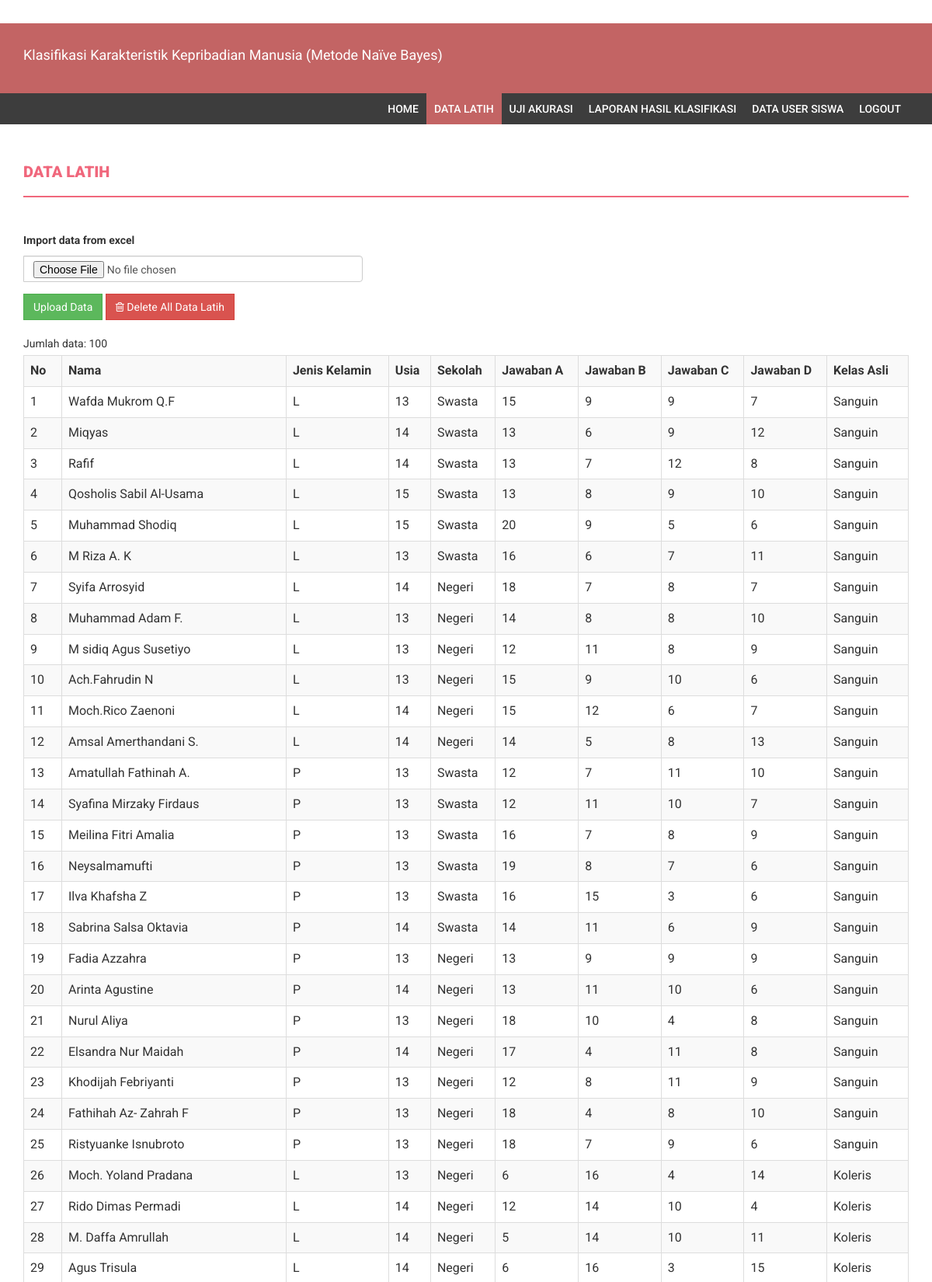
/index.php?menu=data_latih (signed in, upper part), run on the app's committed database.
### tables this page shows
CREATE TABLE `data_latih` (
  `id` int(11) NOT NULL AUTO_INCREMENT,
  `nama` varchar(200) DEFAULT NULL,
  `jenis_kelamin` enum('L','P') DEFAULT NULL,
  `usia` int(11) DEFAULT NULL,
  `sekolah` varchar(100) DEFAULT NULL,
  `jawaban_a` int(11) DEFAULT NULL,
  `jawaban_b` int(11) DEFAULT NULL,
  `jawaban_c` int(11) DEFAULT NULL,
  `jawaban_d` int(11) DEFAULT NULL,
  `kelas_asli` varchar(100) DEFAULT NULL,
  PRIMARY KEY (`id`)
);

### database.php (called while the page is built, shortened)
<?php
class database {
    private $servername;
    private $user_db;
    private $password_db;
    private $database;
    private $koneksi;
    function database() {
        return $this->connect_db();
    }
    function load_conf_db() {
        $path = dirname(__FILE__) . '/koneksi.php';
        if (file_exists($path)) {
            $conf = include $path;
            $this->servername = @$conf['host'];
            $this->database = @$conf['dbname'];
            $this->user_db = @$conf['username'];
            $this->password_db = @$conf['password'];
        }
    }
    public function connect_db() {
        $this->koneksi = mysqli_connect($this->servername, $this->user_db, $this->password_db, $this->database);
        return $this->koneksi;
    }
    function db_query($sql) {
        $conn = $this->koneksi;
        return mysqli_query($conn, $sql);
    }
    function db_fetch_array($result) {
        return mysqli_fetch_array($result);
    }
    function db_num_rows($result) {
        return mysqli_num_rows($result);
    }
}
?>

### koneksi.php (called while the page is built)
<?php
return array(
    'host' => "localhost",
    'username' => "root",
    'password' => "",
    'dbname' => "kepribadian_naive_bayes",
);
?>

### data_latih.php (the view, shortened to what this page needs)
<?php
include_once "database.php";
?>
<div class="content-wrapper">
    <div class="container">
        <div class="row">
            <div class="col-md-12">
                <h4 class="page-head-line">Data Latih</h4>
            </div>
        </div>
        <?php
        $db_object = new database();
                ?>
            <?php
        $sql = "SELECT * FROM data_latih";
        $query = $db_object->db_query($sql);
        $jumlah = $db_object->db_num_rows($query);
        ?>
        <div class="row">
            <div class="col-md-12">
                <form method="post" enctype="multipart/form-data" action="">
                    <div class="form-group">
                        <div class="input-group">
                            <label>Import data from excel</label>
                            <input name="file_data_latih" type="file" class="form-control">
                        </div>
                    </div>
                    <div class="form-group">
                        <input name="submit" type="submit" value="Upload Data" class="btn btn-success">
                        <button name="delete" type="submit"  class="btn btn-danger" onclick="">
                            <i class="fa fa-trash-o"></i> Delete All Data Latih
                        </button>
                    </div>
                </form>
                <?php
                echo "Jumlah data: " . $jumlah . "<br>";
                if ($jumlah == 0) {
                    echo "Data kosong...";
                }
                else {
                    ?>
                    <table class='table table-bordered table-striped  table-hover'>
                        <tr>
                            <th>No</th>
                            <th>Nama</th>
                            <th>Jenis Kelamin</th>
                            <th>Usia</th>
                            <th>Sekolah</th>
                            <th>Jawaban A</th>
                            <th>Jawaban B</th>
                            <th>Jawaban C</th>
                            <th>Jawaban D</th>
                            <th>Kelas Asli</th>
                        </tr>
                        <?php
                        $no = 1;
                        while ($row = $db_object->db_fetch_array($query)) {
                            echo "<tr>";
                            echo "<td>" . $no . "</td>";
                            echo "<td>" . $row['nama'] . "</td>";
                            echo "<td>" . $row['jenis_kelamin'] . "</td>";
                            echo "<td>" . $row['usia'] . "</td>";
                            echo "<td>" . $row['sekolah'] . "</td>";
                            echo "<td>" . $row['jawaban_a'] . "</td>";
                            echo "<td>" . $row['jawaban_b'] . "</td>";
                            echo "<td>" . $row['jawaban_c'] . "</td>";
                            echo "<td>" . $row['jawaban_d'] . "</td>";
                            echo "<td>" . $row['kelas_asli'] . "</td>";
                            echo "</tr>";
                            $no++;
                        }
                        ?>
                    </table>
                    <?php
                }
                ?>
            </div>
        </div>
    </div>
</div>

### assets/css/style.css (style rules this page uses)
body { font-family: 'Roboto', sans-serif; line-height: 30px; }
.content-wrapper { margin-top: 40px; min-height: 600px; padding-bottom: 60px; }
.page-head-line { font-weight: 900; padding-bottom: 20px; border-bottom: 2px solid #F0677C; text-transform: uppercase; color: #F0677C; font-size: 20px; margin-bottom: 40px; }
.btn { border-radius: 0px; -webkit-border-radius: 0px; -moz-border-radius: 0px; }

### data on the page
data_latih: nama "Wafda Mukrom Q.F", jenis_kelamin "L", usia "13", sekolah "Swasta", jawaban_a "15", jawaban_b "9", jawaban_c "9", jawaban_d "7", kelas_asli "Sanguin"
data_latih: nama "Miqyas", jenis_kelamin "L", usia "14", sekolah "Swasta", jawaban_a "13", jawaban_b "6", jawaban_c "9", jawaban_d "12", kelas_asli "Sanguin"
data_latih: nama "Rafif", jenis_kelamin "L", usia "14", sekolah "Swasta", jawaban_a "13", jawaban_b "7", jawaban_c "12", jawaban_d "8", kelas_asli "Sanguin"
data_latih: nama "Qosholis Sabil Al-Usama", jenis_kelamin "L", usia "15", sekolah "Swasta", jawaban_a "13", jawaban_b "8", jawaban_c "9", jawaban_d "10", kelas_asli "Sanguin"
data_latih: nama "Muhammad Shodiq", jenis_kelamin "L", usia "15", sekolah "Swasta", jawaban_a "20", jawaban_b "9", jawaban_c "5", jawaban_d "6", kelas_asli "Sanguin"
data_latih: nama "M Riza A. K", jenis_kelamin "L", usia "13", sekolah "Swasta", jawaban_a "16", jawaban_b "6", jawaban_c "7", jawaban_d "11", kelas_asli "Sanguin"
data_latih: nama "Syifa Arrosyid", jenis_kelamin "L", usia "14", sekolah "Negeri", jawaban_a "18", jawaban_b "7", jawaban_c "8", jawaban_d "7", kelas_asli "Sanguin"
data_latih: nama "Muhammad Adam F.", jenis_kelamin "L", usia "13", sekolah "Negeri", jawaban_a "14", jawaban_b "8", jawaban_c "8", jawaban_d "10", kelas_asli "Sanguin"
data_latih: nama "M sidiq Agus Susetiyo", jenis_kelamin "L", usia "13", sekolah "Negeri", jawaban_a "12", jawaban_b "11", jawaban_c "8", jawaban_d "9", kelas_asli "Sanguin"
data_latih: nama "Ach.Fahrudin N", jenis_kelamin "L", usia "13", sekolah "Negeri", jawaban_a "15", jawaban_b "9", jawaban_c "10", jawaban_d "6", kelas_asli "Sanguin"
data_latih: nama "Moch.Rico Zaenoni", jenis_kelamin "L", usia "14", sekolah "Negeri", jawaban_a "15", jawaban_b "12", jawaban_c "6", jawaban_d "7", kelas_asli "Sanguin"
data_latih: nama "Amsal Amerthandani S.", jenis_kelamin "L", usia "14", sekolah "Negeri", jawaban_a "14", jawaban_b "5", jawaban_c "8", jawaban_d "13", kelas_asli "Sanguin"
data_latih: nama "Amatullah Fathinah A.", jenis_kelamin "P", usia "13", sekolah "Swasta", jawaban_a "12", jawaban_b "7", jawaban_c "11", jawaban_d "10", kelas_asli "Sanguin"
data_latih: nama "Syafina Mirzaky Firdaus", jenis_kelamin "P", usia "13", sekolah "Swasta", jawaban_a "12", jawaban_b "11", jawaban_c "10", jawaban_d "7", kelas_asli "Sanguin"
data_latih: nama "Meilina Fitri Amalia", jenis_kelamin "P", usia "13", sekolah "Swasta", jawaban_a "16", jawaban_b "7", jawaban_c "8", jawaban_d "9", kelas_asli "Sanguin"
data_latih: nama "Neysalmamufti", jenis_kelamin "P", usia "13", sekolah "Swasta", jawaban_a "19", jawaban_b "8", jawaban_c "7", jawaban_d "6", kelas_asli "Sanguin"
data_latih: nama "Ilva Khafsha Z", jenis_kelamin "P", usia "13", sekolah "Swasta", jawaban_a "16", jawaban_b "15", jawaban_c "3", jawaban_d "6", kelas_asli "Sanguin"
data_latih: nama "Sabrina Salsa Oktavia", jenis_kelamin "P", usia "14", sekolah "Swasta", jawaban_a "14", jawaban_b "11", jawaban_c "6", jawaban_d "9", kelas_asli "Sanguin"
data_latih: nama "Fadia Azzahra", jenis_kelamin "P", usia "13", sekolah "Negeri", jawaban_a "13", jawaban_b "9", jawaban_c "9", jawaban_d "9", kelas_asli "Sanguin"
data_latih: nama "Arinta Agustine", jenis_kelamin "P", usia "14", sekolah "Negeri", jawaban_a "13", jawaban_b "11", jawaban_c "10", jawaban_d "6", kelas_asli "Sanguin"
data_latih: nama "Nurul Aliya", jenis_kelamin "P", usia "13", sekolah "Negeri", jawaban_a "18", jawaban_b "10", jawaban_c "4", jawaban_d "8", kelas_asli "Sanguin"
data_latih: nama "Elsandra Nur Maidah", jenis_kelamin "P", usia "14", sekolah "Negeri", jawaban_a "17", jawaban_b "4", jawaban_c "11", jawaban_d "8", kelas_asli "Sanguin"
data_latih: nama "Khodijah Febriyanti", jenis_kelamin "P", usia "13", sekolah "Negeri", jawaban_a "12", jawaban_b "8", jawaban_c "11", jawaban_d "9", kelas_asli "Sanguin"
data_latih: nama "Fathihah Az- Zahrah F", jenis_kelamin "P", usia "13", sekolah "Negeri", jawaban_a "18", jawaban_b "4", jawaban_c "8", jawaban_d "10", kelas_asli "Sanguin"
data_latih: nama "Ristyuanke Isnubroto", jenis_kelamin "P", usia "13", sekolah "Negeri", jawaban_a "18", jawaban_b "7", jawaban_c "9", jawaban_d "6", kelas_asli "Sanguin"
data_latih: nama "Moch. Yoland Pradana", jenis_kelamin "L", usia "13", sekolah "Negeri", jawaban_a "6", jawaban_b "16", jawaban_c "4", jawaban_d "14", kelas_asli "Koleris"
data_latih: nama "Rido Dimas Permadi", jenis_kelamin "L", usia "14", sekolah "Negeri", jawaban_a "12", jawaban_b "14", jawaban_c "10", jawaban_d "4", kelas_asli "Koleris"
data_latih: nama "M. Daffa Amrullah", jenis_kelamin "L", usia "14", sekolah "Negeri", jawaban_a "5", jawaban_b "14", jawaban_c "10", jawaban_d "11", kelas_asli "Koleris"
data_latih: nama "Agus Trisula", jenis_kelamin "L", usia "14", sekolah "Negeri", jawaban_a "6", jawaban_b "16", jawaban_c "3", jawaban_d "15", kelas_asli "Koleris"

### other printed values
$jumlah "100"
